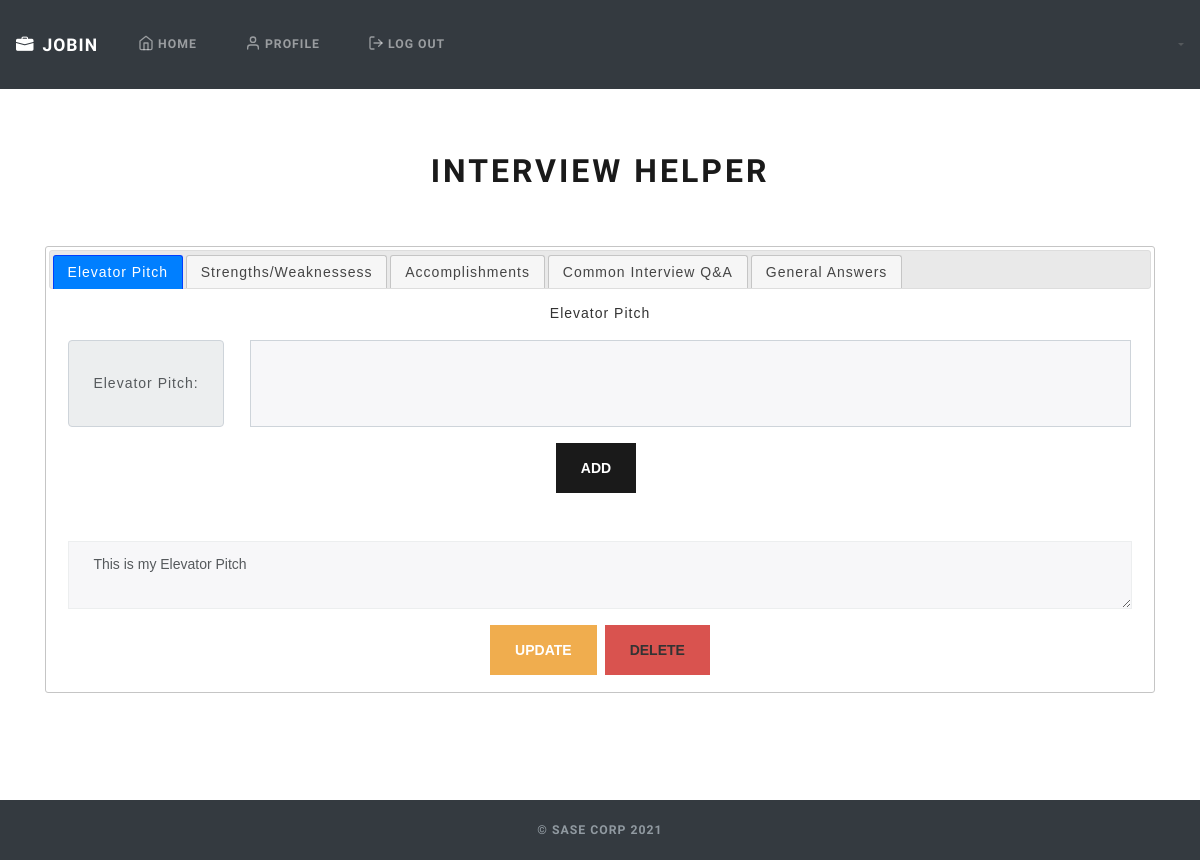
Page /job/interview_helper/2 (signed in) on the earlier database version.
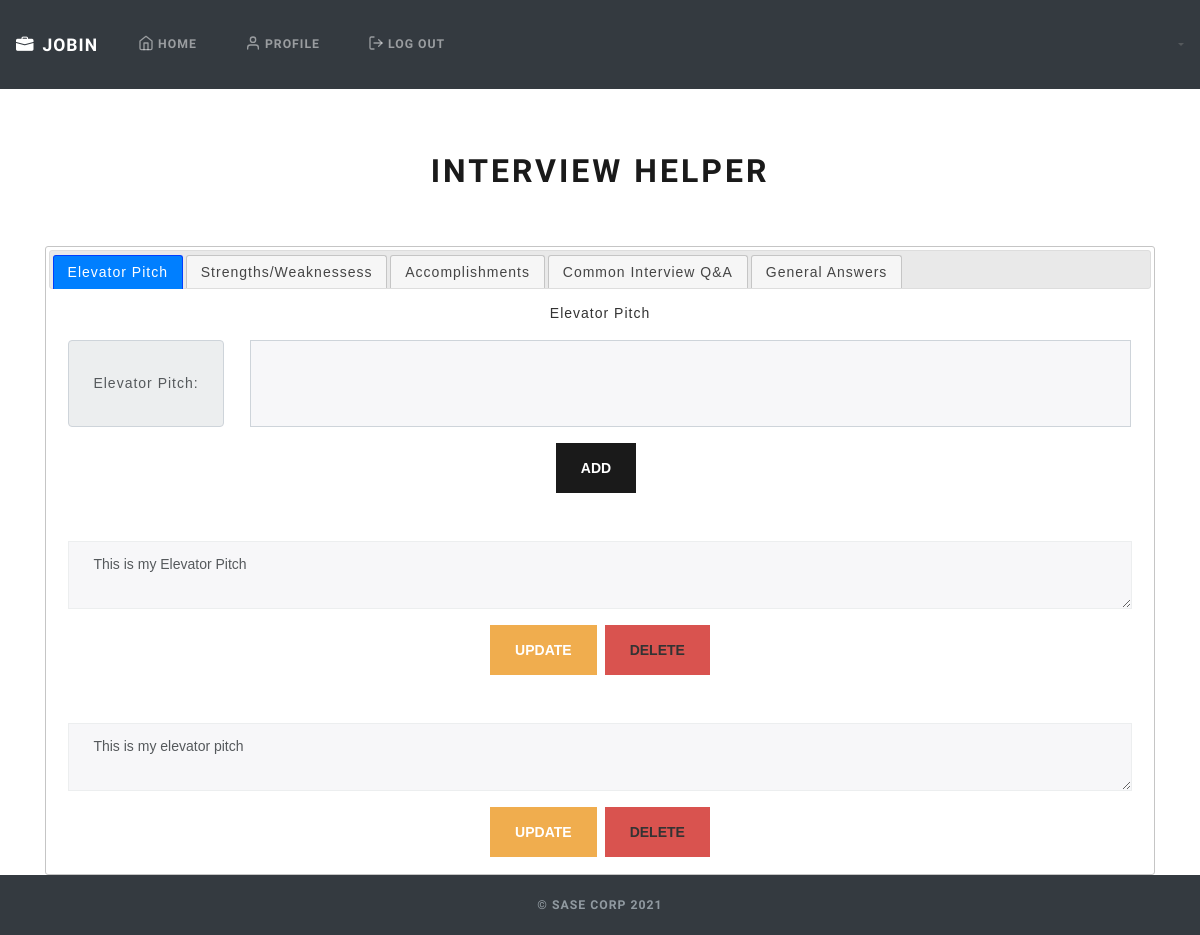
Same page on the later database version.
### jobSearch_app/models.py (models this page shows)
class ElevatorPitch(models.Model):
    creator = models.ForeignKey(User, on_delete=models.CASCADE)
    elevator_pitch = models.TextField()
    created_at = models.DateField(auto_now=True)
    updated_at = models.DateField(auto_now_add=True)
    objects = FormManager()

### jobSearch_app/views.py (the view)
# urls.py: path('interview_helper/<int:user_id>', views.interview_helper),
def interview_helper(request, user_id):
    if 'userid' in request.session:
        user = User.objects.get(id=user_id)
        context = {
            "user": User.objects.get(id=user_id),
            'elevator_pitch': ElevatorPitch.objects.filter(creator = user),
            'str_weak': Strength_Weakness.objects.filter(creator = user),
            'accomplishments': Accomplishments.objects.filter(creator = user),
            'common_qa': CommonQA.objects.filter(creator = user),
            'general': General.objects.filter(creator = user)
        }
        return render(request, 'interview-helper.html', context)
    else:
        return redirect('/')

### jobSearch_app/templates/interview-helper.html (shortened to what this page needs)
<!DOCTYPE html>
<html lang="en">
<head>
    <link rel="stylesheet" href="https://cdn.jsdelivr.net/npm/bootstrap@5.0.1/dist/css/bootstrap.min.css">
    <link rel="stylesheet" href="https://cdn.jsdelivr.net/npm/bootswatch@4.5.2/dist/lux/bootstrap.min.css">
    <link rel="stylesheet" href="https://cdn.jsdelivr.net/npm/bootstrap-icons@1.3.0/font/bootstrap-icons.css">
    <link rel="stylesheet" href="//code.jquery.com/ui/1.12.1/themes/base/jquery-ui.css">
    {% load static %}
    <link rel="stylesheet" href="{% static 'css/styles.css' %}">
</head>
<header class="mb-5">
    {% include "top-nav.html" %}
</header>
<body class="text-center d-flex flex-column min-vh-100" style="padding-top: 3.5rem;">
    <div class="container">
        <main role="main" class="inner cover">
            <div class="row justify-content-lg-between mt-5">
                <div class="col-12">
                    <h1>INTERVIEW HELPER</h1>
                </div>
                <div class="col-12 mt-5">
                    <div id="tabs">
                        <ul>
                            <li><a href="#tabs-1">Elevator Pitch</a></li>
                            <li><a href="#tabs-2">Strengths/Weaknessess</a></li>
                            <li><a href="#tabs-3">Accomplishments</a></li>
                            <li><a href="#tabs-4">Common Interview Q&A</a></li>
                            <li><a href="#tabs-5">General Answers</a></li>
                        </ul>
                        <div id="tabs-1">
                            <p>Elevator Pitch</p>
                            <form id="elevatorPitch_form" action="/job/interview_helper/{{user.id}}/elevator_pitch" method="POST" autocomplete="off">
                                <div class="form-group row">
                                    <div class="input-group-prepend col-2">
                                        <span class="input-group-text">Elevator Pitch: </span>
                                    </div>
                                    <div class="col-10">
                                        <input type="text" id="elevator-pitch" name="elevator-pitch" class="form-control form-control-lg">
                                    </div>
                                </div>
                                <button class="btn btn-primary mr-2" type="submit">Add</button>
                            </form>
                            {% for pitch in elevator_pitch %}
                                <form id="elevatorPitch_editForm" action="/job/interview_helper/{{user.id}}/elevator_pitch/update/{{ pitch.id }}" method="POST" autocomplete="off">
                                    <div class="form-group">
                                        <textarea class="form-control border mt-5" name="elevator_pitch_edit" id="elevator_pitch_edit">{{ pitch.elevator_pitch }}</textarea>
                                    </div>
                                    <div class="d-flex justify-content-center">
                                        <button class="btn btn-warning mr-2" type="submit">Update</button>
                                        <button class="btn btn-danger" type="submit"><a href="/job/interview_helper/{{user.id}}/elevator_pitch/delete/{{ pitch.id }}">Delete</a></button>
                                    </div>
                                </form>
                            {% endfor %}
                        </div>
                    </div>
                </div>
            </div>
        </main>
    </div>
    {% include "footer.html" %}
</body>
</html>

### jobSearch_app/templates/top-nav.html (shortened to what this page needs)
{% load static %}
<link rel="stylesheet" href="{% static 'css/nav.css' %}">
<nav class="navbar navbar-expand-sm navbar-dark fixed-top bg-dark">
    <a href="/job" class="navbar-brand align-text-bottom"><i class="bi bi-briefcase-fill mr-2"  ></i>JOBIN</a>
    <div class="dropdown-toggle navbar-collapse justify-content-end" id="topNav">
        <ul class="navbar-nav mr-auto">
            <li class="nav-item">
                <a class="nav-link" href="/job">
                    <span data-feather="home"></span>
                    Home
                </a>
            </li>
            <li class="nav-item">
                <a class="nav-link" href="/job/profile/{{user.id}}">
                    <span data-feather="user"></span>
                    Profile
                </a>
            </li>
            <li class="nav-item">
                <a class="nav-link" href="/logout">
                    <span data-feather="log-out"></span>
                    Log Out</a>
            </li>
        </ul>
    </div>
</nav>

### jobSearch_app/templates/footer.html
<div class="navbar bg-dark d-flex flex-column footer justify-content-center">
    <footer class="text-center">
        <div class="container">
            <span class="text-muted">&copy; SASE Corp 2021</span>
        </div>
    </footer>
</div>

### jobSearch_app/static/css/styles.css (style rules this page uses)
html { position: relative; min-height: 100%; }
body { margin-bottom: 60px; }
.feather { width: 16px; height: 16px; vertical-align: text-bottom; }
.footer { position: absolute; bottom: 0; width: 100%; height: 60px; line-height: 60px; }

Differences in the rows shown:
added ElevatorPitch: elevator_pitch_edit "This is my elevator pitch"
